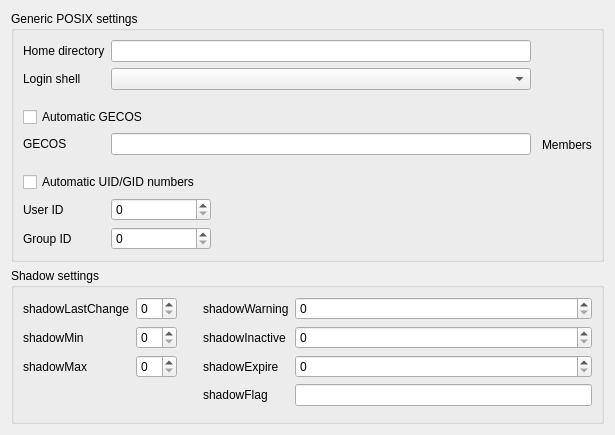
<?xml version="1.0" encoding="UTF-8"?>
<ui version="4.0">
 <class>posixAccount</class>
 <widget class="QWidget" name="posixAccount">
  <property name="geometry">
   <rect>
    <x>0</x>
    <y>0</y>
    <width>615</width>
    <height>360</height>
   </rect>
  </property>
  <property name="windowTitle">
   <string>POSIX</string>
  </property>
  <property name="windowIcon">
   <iconset resource="resources/posix-user.qrc">
    <normaloff>:/images/posix-user.png</normaloff>:/images/posix-user.png</iconset>
  </property>
  <layout class="QVBoxLayout" name="verticalLayout_2">
   <item>
    <widget class="QGroupBox" name="posixBox">
     <property name="title">
      <string>Generic POSIX settings</string>
     </property>
     <layout class="QGridLayout" name="gridLayout_2">
      <item row="0" column="0">
       <layout class="QHBoxLayout" name="horizontalLayout_2">
        <item>
         <layout class="QFormLayout" name="formLayout_3">
        <property name="labelAlignment">
         <set>Qt::AlignLeading|Qt::AlignLeft|Qt::AlignTop</set>
        </property>
          <item row="0" column="0">
           <widget class="QLabel" name="homeDirectoryLabel">
            <property name="text">
             <string>Home directory</string>
            </property>
           </widget>
          </item>
          <item row="0" column="1">
           <widget class="QLineEdit" name="homeDirectoryEdit"/>
          </item>
          <item row="1" column="0">
           <widget class="QLabel" name="loginShellLabel">
            <property name="text">
             <string>Login shell</string>
            </property>
           </widget>
          </item>
          <item row="1" column="1">
           <widget class="QComboBox" name="loginShellEdit"/>
          </item>
          <item row="4" column="0">
           <widget class="QLabel" name="gecosLabel">
            <property name="text">
             <string>GECOS</string>
            </property>
           </widget>
          </item>
          <item row="4" column="1">
           <widget class="QLineEdit" name="gecosEdit"/>
          </item>
          <item row="5" column="0">
           <spacer name="verticalSpacer_2">
            <property name="orientation">
             <enum>Qt::Vertical</enum>
            </property>
            <property name="sizeType">
             <enum>QSizePolicy::Fixed</enum>
            </property>
            <property name="sizeHint" stdset="0">
             <size>
              <width>20</width>
              <height>5</height>
             </size>
            </property>
           </spacer>
          </item>
          <item row="6" column="0" colspan="2">
           <widget class="QCheckBox" name="checkBox_2">
            <property name="text">
             <string>Automatic UID/GID numbers</string>
            </property>
           </widget>
          </item>
          <item row="7" column="0">
           <widget class="QLabel" name="uidNumberLabel">
            <property name="text">
             <string>User ID</string>
            </property>
           </widget>
          </item>
          <item row="7" column="1">
           <widget class="QSpinBox" name="uidNumberEdit">
            <property name="maximumSize">
             <size>
              <width>100</width>
              <height>16777215</height>
             </size>
            </property>
           </widget>
          </item>
          <item row="8" column="0">
           <widget class="QLabel" name="gidNumberLabel">
            <property name="text">
             <string>Group ID</string>
            </property>
           </widget>
          </item>
          <item row="8" column="1">
           <widget class="QSpinBox" name="gidNumberEdit">
            <property name="maximumSize">
             <size>
              <width>100</width>
              <height>16777215</height>
             </size>
            </property>
           </widget>
          </item>
          <item row="3" column="0" colspan="2">
           <widget class="QCheckBox" name="checkBox">
            <property name="text">
             <string>Automatic GECOS</string>
            </property>
           </widget>
          </item>
          <item row="2" column="0">
           <spacer name="verticalSpacer">
            <property name="orientation">
             <enum>Qt::Vertical</enum>
            </property>
            <property name="sizeType">
             <enum>QSizePolicy::Fixed</enum>
            </property>
            <property name="sizeHint" stdset="0">
             <size>
              <width>20</width>
              <height>5</height>
             </size>
            </property>
           </spacer>
          </item>
         </layout>
        </item>
        <item>
         <spacer name="horizontalSpacer">
          <property name="orientation">
           <enum>Qt::Horizontal</enum>
          </property>
          <property name="sizeType">
           <enum>QSizePolicy::Fixed</enum>
          </property>
          <property name="sizeHint" stdset="0">
           <size>
            <width>5</width>
            <height>20</height>
           </size>
          </property>
         </spacer>
        </item>
        <item>
         <layout class="QVBoxLayout" name="verticalLayout">
          <item>
           <widget class="QLabel" name="memberUidLabel">
            <property name="text">
             <string>Members</string>
            </property>
           </widget>
          </item>
	  <!-- Wait for availibility
          <item>
           <widget class="QListWidget" name="memberUidEdit">
            <property name="sizePolicy">
             <sizepolicy hsizetype="Expanding" vsizetype="MinimumExpanding">
              <horstretch>0</horstretch>
              <verstretch>0</verstretch>
             </sizepolicy>
            </property>
            <property name="minimumSize">
             <size>
              <width>0</width>
              <height>0</height>
             </size>
            </property>
            <property name="maximumSize">
             <size>
              <width>16777215</width>
              <height>16777215</height>
             </size>
            </property>
           </widget>
          </item>
         -->
         </layout>
        </item>
       </layout>
      </item>
     </layout>
    </widget>
   </item>
   <item>
    <widget class="QGroupBox" name="shadowBox">
     <property name="title">
      <string>Shadow settings</string>
     </property>
     <layout class="QGridLayout" name="gridLayout">
      <item row="0" column="0">
       <layout class="QHBoxLayout" name="horizontalLayout">
        <item>
         <layout class="QFormLayout" name="formLayout_2">
        <property name="labelAlignment">
         <set>Qt::AlignLeading|Qt::AlignLeft|Qt::AlignTop</set>
        </property>
          <item row="0" column="0">
           <widget class="QLabel" name="shadowLastChangeLabel">
            <property name="text">
             <string>shadowLastChange</string>
            </property>
           </widget>
          </item>
          <item row="0" column="1">
           <widget class="QSpinBox" name="shadowLastChangeEdit"/>
          </item>
          <item row="1" column="0">
           <widget class="QLabel" name="shadowMinLabel">
            <property name="text">
             <string>shadowMin</string>
            </property>
           </widget>
          </item>
          <item row="1" column="1">
           <widget class="QSpinBox" name="shadowMinEdit"/>
          </item>
          <item row="2" column="0">
           <widget class="QLabel" name="shadowMaxLabel">
            <property name="text">
             <string>shadowMax</string>
            </property>
           </widget>
          </item>
          <item row="2" column="1">
           <widget class="QSpinBox" name="shadowMaxEdit"/>
          </item>
          <item row="3" column="1">
           <spacer name="verticalSpacer_4">
            <property name="orientation">
             <enum>Qt::Vertical</enum>
            </property>
            <property name="sizeHint" stdset="0">
             <size>
              <width>20</width>
              <height>120</height>
             </size>
            </property>
           </spacer>
          </item>
         </layout>
        </item>
        <item>
         <spacer name="horizontalSpacer_2">
          <property name="orientation">
           <enum>Qt::Horizontal</enum>
          </property>
          <property name="sizeType">
           <enum>QSizePolicy::Fixed</enum>
          </property>
          <property name="sizeHint" stdset="0">
           <size>
            <width>20</width>
            <height>20</height>
           </size>
          </property>
         </spacer>
        </item>
        <item>
         <layout class="QFormLayout" name="formLayout">
        <property name="labelAlignment">
         <set>Qt::AlignLeading|Qt::AlignLeft|Qt::AlignTop</set>
        </property>
          <item row="0" column="0">
           <widget class="QLabel" name="shadowWarningLabel">
            <property name="text">
             <string>shadowWarning</string>
            </property>
           </widget>
          </item>
          <item row="0" column="1">
           <widget class="QSpinBox" name="shadowWarningEdit"/>
          </item>
          <item row="1" column="0">
           <widget class="QLabel" name="shadowInactiveLabel">
            <property name="text">
             <string>shadowInactive</string>
            </property>
           </widget>
          </item>
          <item row="1" column="1">
           <widget class="QSpinBox" name="shadowInactiveEdit"/>
          </item>
          <item row="2" column="0">
           <widget class="QLabel" name="shadowExpireLabel">
            <property name="text">
             <string>shadowExpire</string>
            </property>
           </widget>
          </item>
          <item row="2" column="1">
           <widget class="QSpinBox" name="shadowExpireEdit"/>
          </item>
          <item row="3" column="0">
           <widget class="QLabel" name="shadowFlagLabel">
            <property name="text">
             <string>shadowFlag</string>
            </property>
           </widget>
          </item>
          <item row="3" column="1">
           <widget class="QLineEdit" name="shadowFlagEdit"/>
          </item>
          <item row="4" column="1">
           <spacer name="verticalSpacer_14">
            <property name="sizeType">
             <enum>QSizePolicy::Expanding</enum>
            </property>
            <property name="orientation">
             <enum>Qt::Vertical</enum>
            </property>
            <property name="sizeHint" stdset="0">
             <size>
              <width>20</width>
              <height>50</height>
             </size>
            </property>
           </spacer>
          </item>
         </layout>
        </item>
       </layout>
      </item>
     </layout>
    </widget>
   </item>
  </layout>
 </widget>
 <resources>
  <include location="resources/posix-user.qrc"/>
 </resources>
 <connections>
  <connection>
   <sender>uidNumberEdit</sender>
   <signal>textChanged(QString)</signal>
   <receiver>posixAccount</receiver>
   <slot>property_uidNumber()</slot>
   <hints>
    <hint type="sourcelabel">
     <x>20</x>
     <y>20</y>
    </hint>
    <hint type="destinationlabel">
     <x>20</x>
     <y>20</y>
    </hint>
   </hints>
  </connection>
  <connection>
   <sender>gidNumberEdit</sender>
   <signal>textChanged(QString)</signal>
   <receiver>posixAccount</receiver>
   <slot>property_gidNumber()</slot>
   <hints>
    <hint type="sourcelabel">
     <x>20</x>
     <y>20</y>
    </hint>
    <hint type="destinationlabel">
     <x>20</x>
     <y>20</y>
    </hint>
   </hints>
  </connection>
  <connection>
   <sender>shadowLastChangeEdit</sender>
   <signal>textChanged(QString)</signal>
   <receiver>posixAccount</receiver>
   <slot>property_shadowLastChange()</slot>
   <hints>
    <hint type="sourcelabel">
     <x>20</x>
     <y>20</y>
    </hint>
    <hint type="destinationlabel">
     <x>20</x>
     <y>20</y>
    </hint>
   </hints>
  </connection>
  <connection>
   <sender>shadowMinEdit</sender>
   <signal>textChanged(QString)</signal>
   <receiver>posixAccount</receiver>
   <slot>property_shadowMin()</slot>
   <hints>
    <hint type="sourcelabel">
     <x>20</x>
     <y>20</y>
    </hint>
    <hint type="destinationlabel">
     <x>20</x>
     <y>20</y>
    </hint>
   </hints>
  </connection>
  <connection>
   <sender>shadowMaxEdit</sender>
   <signal>textChanged(QString)</signal>
   <receiver>posixAccount</receiver>
   <slot>property_shadowMax()</slot>
   <hints>
    <hint type="sourcelabel">
     <x>20</x>
     <y>20</y>
    </hint>
    <hint type="destinationlabel">
     <x>20</x>
     <y>20</y>
    </hint>
   </hints>
  </connection>
  <connection>
   <sender>shadowWarningEdit</sender>
   <signal>textChanged(QString)</signal>
   <receiver>posixAccount</receiver>
   <slot>property_shadowWarning()</slot>
   <hints>
    <hint type="sourcelabel">
     <x>20</x>
     <y>20</y>
    </hint>
    <hint type="destinationlabel">
     <x>20</x>
     <y>20</y>
    </hint>
   </hints>
  </connection>
  <connection>
   <sender>shadowInactiveEdit</sender>
   <signal>textChanged(QString)</signal>
   <receiver>posixAccount</receiver>
   <slot>property_shadowInactive()</slot>
   <hints>
    <hint type="sourcelabel">
     <x>20</x>
     <y>20</y>
    </hint>
    <hint type="destinationlabel">
     <x>20</x>
     <y>20</y>
    </hint>
   </hints>
  </connection>
  <connection>
   <sender>shadowExpireEdit</sender>
   <signal>textChanged(QString)</signal>
   <receiver>posixAccount</receiver>
   <slot>property_shadowExpire()</slot>
   <hints>
    <hint type="sourcelabel">
     <x>20</x>
     <y>20</y>
    </hint>
    <hint type="destinationlabel">
     <x>20</x>
     <y>20</y>
    </hint>
   </hints>
  </connection>
  <connection>
   <sender>loginShellEdit</sender>
   <signal>textChanged(QString)</signal>
   <receiver>posixAccount</receiver>
   <slot>property_loginShell()</slot>
   <hints>
    <hint type="sourcelabel">
     <x>20</x>
     <y>20</y>
    </hint>
    <hint type="destinationlabel">
     <x>20</x>
     <y>20</y>
    </hint>
   </hints>
  </connection>
  <connection>
   <sender>shadowFlagEdit</sender>
   <signal>textChanged(QString)</signal>
   <receiver>posixAccount</receiver>
   <slot>property_shadowFlag()</slot>
   <hints>
    <hint type="sourcelabel">
     <x>20</x>
     <y>20</y>
    </hint>
    <hint type="destinationlabel">
     <x>20</x>
     <y>20</y>
    </hint>
   </hints>
  </connection>
  <connection>
   <sender>memberUidEdit</sender>
   <signal>textChanged(QString)</signal>
   <receiver>posixAccount</receiver>
   <slot>property_memberUid()</slot>
   <hints>
    <hint type="sourcelabel">
     <x>20</x>
     <y>20</y>
    </hint>
    <hint type="destinationlabel">
     <x>20</x>
     <y>20</y>
    </hint>
   </hints>
  </connection>
  <connection>
   <sender>gecosEdit</sender>
   <signal>textChanged(QString)</signal>
   <receiver>posixAccount</receiver>
   <slot>property_gecos()</slot>
   <hints>
    <hint type="sourcelabel">
     <x>20</x>
     <y>20</y>
    </hint>
    <hint type="destinationlabel">
     <x>20</x>
     <y>20</y>
    </hint>
   </hints>
  </connection>
  <connection>
   <sender>homeDirectoryEdit</sender>
   <signal>textChanged(QString)</signal>
   <receiver>posixAccount</receiver>
   <slot>property_homeDirectory()</slot>
   <hints>
    <hint type="sourcelabel">
     <x>20</x>
     <y>20</y>
    </hint>
    <hint type="destinationlabel">
     <x>20</x>
     <y>20</y>
    </hint>
   </hints>
  </connection>
 </connections>
</ui>
